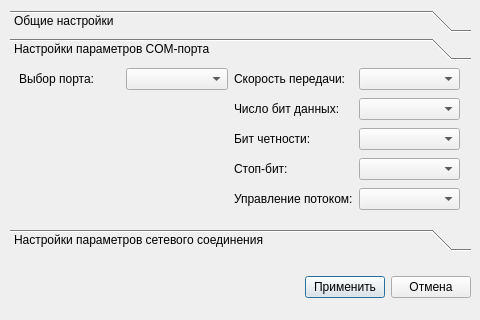
<?xml version="1.0" encoding="UTF-8"?>
<ui version="4.0">
 <class>SettingsDialog</class>
 <widget class="QDialog" name="SettingsDialog">
  <property name="geometry">
   <rect>
    <x>0</x>
    <y>0</y>
    <width>480</width>
    <height>320</height>
   </rect>
  </property>
  <property name="windowTitle">
   <string>Dialog</string>
  </property>
  <widget class="QToolBox" name="toolBox">
   <property name="geometry">
    <rect>
     <x>10</x>
     <y>10</y>
     <width>461</width>
     <height>241</height>
    </rect>
   </property>
   <property name="currentIndex">
    <number>1</number>
   </property>
   <widget class="QWidget" name="page">
    <property name="geometry">
     <rect>
      <x>0</x>
      <y>0</y>
      <width>461</width>
      <height>154</height>
     </rect>
    </property>
    <attribute name="label">
     <string>Общие настройки</string>
    </attribute>
    <widget class="QWidget" name="layoutWidget">
     <property name="geometry">
      <rect>
       <x>10</x>
       <y>0</y>
       <width>318</width>
       <height>78</height>
      </rect>
     </property>
     <layout class="QGridLayout" name="gridLayout_2">
      <item row="0" column="0">
       <widget class="QLabel" name="label">
        <property name="text">
         <string>Номер измерительного пункта:</string>
        </property>
       </widget>
      </item>
      <item row="0" column="1" colspan="2">
       <widget class="QLineEdit" name="mpNumLineEdit">
        <property name="text">
         <string>1</string>
        </property>
       </widget>
      </item>
      <item row="1" column="0" colspan="3">
       <widget class="QLabel" name="label_2">
        <property name="text">
         <string>Папка для сохранения файлов с измерениями:</string>
        </property>
       </widget>
      </item>
      <item row="2" column="0" colspan="2">
       <widget class="QLineEdit" name="saveDirLineEdit">
        <property name="text">
         <string>/home/</string>
        </property>
       </widget>
      </item>
      <item row="2" column="2">
       <widget class="QToolButton" name="saveDirToolButton">
        <property name="text">
         <string>...</string>
        </property>
       </widget>
      </item>
     </layout>
    </widget>
   </widget>
   <widget class="QWidget" name="page_2">
    <property name="geometry">
     <rect>
      <x>0</x>
      <y>0</y>
      <width>461</width>
      <height>154</height>
     </rect>
    </property>
    <attribute name="label">
     <string>Настройки параметров COM-порта</string>
    </attribute>
    <widget class="QWidget" name="layoutWidget_2">
     <property name="geometry">
      <rect>
       <x>9</x>
       <y>0</y>
       <width>441</width>
       <height>146</height>
      </rect>
     </property>
     <layout class="QGridLayout" name="gridLayout">
      <item row="0" column="0">
       <widget class="QLabel" name="descriptionLabel">
        <property name="text">
         <string>Выбор порта:</string>
        </property>
       </widget>
      </item>
      <item row="0" column="1">
       <widget class="QComboBox" name="serialPortInfoListBox"/>
      </item>
      <item row="0" column="2">
       <widget class="QLabel" name="baudRateLabel">
        <property name="text">
         <string>Скорость передачи:</string>
        </property>
       </widget>
      </item>
      <item row="0" column="3">
       <widget class="QComboBox" name="baudRateBox"/>
      </item>
      <item row="1" column="2">
       <widget class="QLabel" name="dataBitsLabel">
        <property name="text">
         <string>Число бит данных:</string>
        </property>
       </widget>
      </item>
      <item row="1" column="3">
       <widget class="QComboBox" name="dataBitsBox"/>
      </item>
      <item row="2" column="2">
       <widget class="QLabel" name="parityLabel">
        <property name="text">
         <string>Бит четности:</string>
        </property>
       </widget>
      </item>
      <item row="2" column="3">
       <widget class="QComboBox" name="parityBox"/>
      </item>
      <item row="3" column="2">
       <widget class="QLabel" name="stopBitsLabel">
        <property name="text">
         <string>Стоп-бит:</string>
        </property>
       </widget>
      </item>
      <item row="3" column="3">
       <widget class="QComboBox" name="stopBitsBox"/>
      </item>
      <item row="4" column="2">
       <widget class="QLabel" name="flowControlLabel">
        <property name="text">
         <string>Управление потоком:</string>
        </property>
       </widget>
      </item>
      <item row="4" column="3">
       <widget class="QComboBox" name="flowControlBox"/>
      </item>
     </layout>
    </widget>
   </widget>
   <widget class="QWidget" name="page_3">
    <property name="geometry">
     <rect>
      <x>0</x>
      <y>0</y>
      <width>461</width>
      <height>154</height>
     </rect>
    </property>
    <attribute name="label">
     <string>Настройки параметров сетевого соединения</string>
    </attribute>
    <widget class="QWidget" name="layoutWidget_3">
     <property name="geometry">
      <rect>
       <x>10</x>
       <y>0</y>
       <width>281</width>
       <height>56</height>
      </rect>
     </property>
     <layout class="QGridLayout" name="gridLayout_3" columnstretch="0,0,0">
      <property name="sizeConstraint">
       <enum>QLayout::SetNoConstraint</enum>
      </property>
      <item row="0" column="0">
       <widget class="QLabel" name="label_3">
        <property name="text">
         <string>IP-адрес ВЦ:</string>
        </property>
       </widget>
      </item>
      <item row="1" column="0">
       <widget class="QLabel" name="label_4">
        <property name="text">
         <string>Порт:</string>
        </property>
       </widget>
      </item>
      <item row="0" column="2">
       <widget class="QLineEdit" name="destIPLineEdit">
        <property name="minimumSize">
         <size>
          <width>150</width>
          <height>0</height>
         </size>
        </property>
        <property name="text">
         <string>127.0.0.1</string>
        </property>
       </widget>
      </item>
      <item row="0" column="1">
       <spacer name="horizontalSpacer_2">
        <property name="orientation">
         <enum>Qt::Horizontal</enum>
        </property>
        <property name="sizeHint" stdset="0">
         <size>
          <width>40</width>
          <height>20</height>
         </size>
        </property>
       </spacer>
      </item>
      <item row="1" column="2">
       <widget class="QLineEdit" name="destPortLineEdit">
        <property name="text">
         <string>6180</string>
        </property>
       </widget>
      </item>
     </layout>
    </widget>
   </widget>
  </widget>
  <widget class="QWidget" name="horizontalLayoutWidget">
   <property name="geometry">
    <rect>
     <x>10</x>
     <y>270</y>
     <width>461</width>
     <height>35</height>
    </rect>
   </property>
   <layout class="QHBoxLayout" name="horizontalLayout">
    <item>
     <spacer name="horizontalSpacer">
      <property name="orientation">
       <enum>Qt::Horizontal</enum>
      </property>
      <property name="sizeHint" stdset="0">
       <size>
        <width>40</width>
        <height>20</height>
       </size>
      </property>
     </spacer>
    </item>
    <item>
     <widget class="QPushButton" name="applyButton">
      <property name="text">
       <string>Применить</string>
      </property>
     </widget>
    </item>
    <item>
     <widget class="QPushButton" name="cancelButton">
      <property name="text">
       <string>Отмена</string>
      </property>
     </widget>
    </item>
   </layout>
  </widget>
 </widget>
 <resources/>
 <connections/>
</ui>
